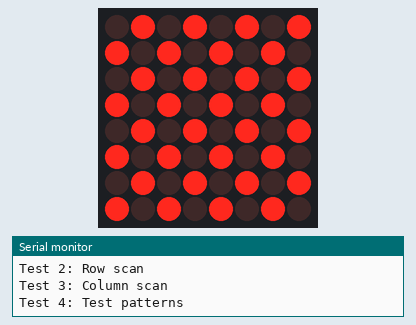
A sketch run on a simulated Arduino Uno, built with avr-gcc and run on an emulated ATmega328P. Parts: 8×8 LED matrix, the last lines printed to the serial monitor.

Above: at 9.6 s.
At 12.6 s:
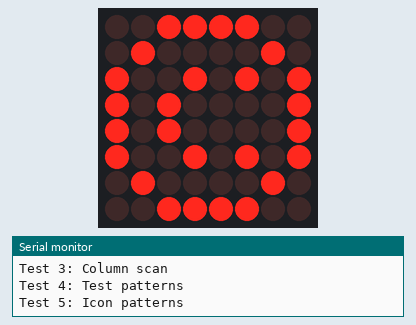
At 14.1 s:
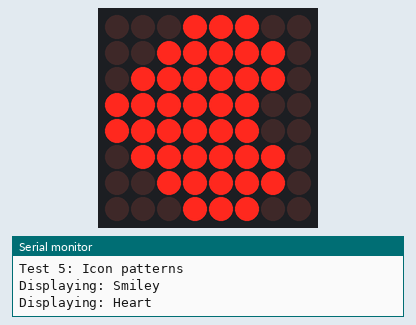
At 15.6 s:
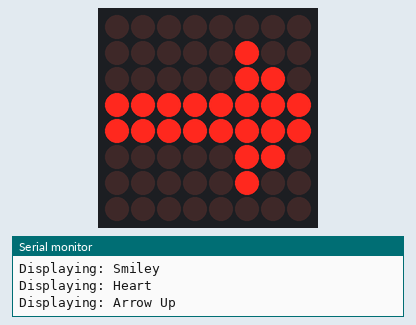
At 18.6 s:
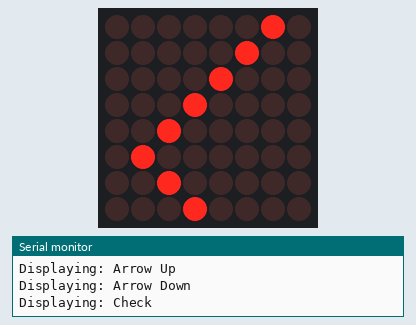
At 23.2 s:
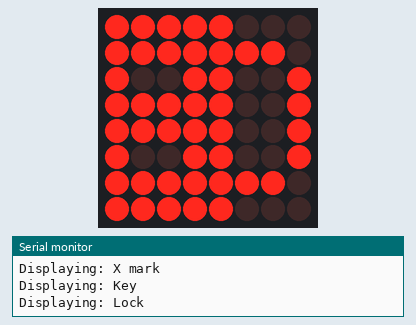

Measured:
- what the display in image 0 shows lasts 1.0 s, from 9.6 s to 10.6 s
- what the display in image 1 shows lasts 1.5 s, from 12.6 s to 14.1 s

The sketch:

test_dotmatrix.ino
```cpp
/*
 * TEST: MAX7219 Dot Matrix (8x8)
 *
 * Purpose: Verify dot matrix wiring and orientation
 *
 * Instructions:
 * 1. Upload this sketch
 * 2. Observe patterns on matrix
 * 3. Verify orientation is correct
 * 4. Adjust HARDWARE_TYPE if scrambled
 *
 * Expected Output:
 * Series of test patterns cycling on display
 */

#include <MD_MAX72xx.h>

// ⚠️ MATCH THESE TO YOUR pins.h
#define DOTMATRIX_DIN 11
#define DOTMATRIX_CLK 10
#define DOTMATRIX_CS 9

// ⚠️ TRY DIFFERENT HARDWARE TYPES IF DISPLAY IS SCRAMBLED
// Options: PAROLA_HW, GENERIC_HW, ICSTATION_HW, FC16_HW
#define HARDWARE_TYPE MD_MAX72XX::FC16_HW

#define MAX_DEVICES 1

MD_MAX72XX mx = MD_MAX72XX(HARDWARE_TYPE, DOTMATRIX_CS, MAX_DEVICES);

void setup() {
  Serial.begin(9600);
  Serial.println("=== DOT MATRIX TEST ===");

  mx.begin();
  mx.clear();

  // Test brightness levels
  Serial.println("Testing brightness levels...");
  for (int i = 0; i <= 15; i++) {
    mx.control(MD_MAX72XX::INTENSITY, i);
    mx.setPoint(3, 3, true);
    delay(100);
  }

  // Set medium brightness
  mx.control(MD_MAX72XX::INTENSITY, 8); // ⚠️ ADJUST: 0-15
  mx.clear();

  Serial.println("Starting pattern tests...");
  Serial.println("If display is scrambled, try different HARDWARE_TYPE");
  Serial.println();
}

void loop() {
  // Test 1: Single pixel walk
  Serial.println("Test 1: Pixel walk");
  mx.clear();
  for (int row = 0; row < 8; row++) {
    for (int col = 0; col < 8; col++) {
      mx.setPoint(row, col, true);
      delay(50);
      mx.setPoint(row, col, false);
    }
  }
  delay(500);

  // Test 2: Row scan
  Serial.println("Test 2: Row scan");
  mx.clear();
  for (int row = 0; row < 8; row++) {
    for (int col = 0; col < 8; col++) {
      mx.setPoint(row, col, true);
    }
    delay(200);
    mx.clear();
  }
  delay(500);

  // Test 3: Column scan
  Serial.println("Test 3: Column scan");
  mx.clear();
  for (int col = 0; col < 8; col++) {
    for (int row = 0; row < 8; row++) {
      mx.setPoint(row, col, true);
    }
    delay(200);
    mx.clear();
  }
  delay(500);

  // Test 4: Patterns
  Serial.println("Test 4: Test patterns");

  // Checkboard
  mx.clear();
  for (int row = 0; row < 8; row++) {
    for (int col = 0; col < 8; col++) {
      if ((row + col) % 2 == 0) {
        mx.setPoint(row, col, true);
      }
    }
  }
  delay(1000);

  // Border
  mx.clear();
  for (int i = 0; i < 8; i++) {
    mx.setPoint(0, i, true);
    mx.setPoint(7, i, true);
    mx.setPoint(i, 0, true);
    mx.setPoint(i, 7, true);
  }
  delay(1000);

  // X pattern
  mx.clear();
  for (int i = 0; i < 8; i++) {
    mx.setPoint(i, i, true);
    mx.setPoint(i, 7-i, true);
  }
  delay(1000);

  // Test 5: Icons (using setColumn)
  Serial.println("Test 5: Icon patterns");

  // Smiley face
  byte smiley[] = {0x3C, 0x42, 0xA5, 0x81, 0xA5, 0x99, 0x42, 0x3C};
  displayIcon(smiley, "Smiley");

  // Heart
  byte heart[] = {0x00, 0x66, 0xFF, 0xFF, 0xFF, 0x7E, 0x3C, 0x18};
  displayIcon(heart, "Heart");

  // Arrow up
  byte arrowUp[] = {0x18, 0x3C, 0x7E, 0x18, 0x18, 0x18, 0x18, 0x18};
  displayIcon(arrowUp, "Arrow Up");

  // Arrow down
  byte arrowDown[] = {0x18, 0x18, 0x18, 0x18, 0x18, 0x7E, 0x3C, 0x18};
  displayIcon(arrowDown, "Arrow Down");

  // Check mark
  byte check[] = {0x00, 0x01, 0x02, 0x04, 0x88, 0x50, 0x20, 0x00};
  displayIcon(check, "Check");

  // X mark
  byte xmark[] = {0x00, 0x82, 0x44, 0x28, 0x10, 0x28, 0x44, 0x82};
  displayIcon(xmark, "X mark");

  // Key icon
  byte key[] = {0x00, 0x3C, 0x42, 0x42, 0x7E, 0x18, 0x18, 0x00};
  displayIcon(key, "Key");

  // Lock icon
  byte lock[] = {0x3C, 0x42, 0x42, 0xFF, 0xFF, 0xDB, 0xDB, 0xFF};
  displayIcon(lock, "Lock");

  // Test 6: Scrolling text simulation
  Serial.println("Test 6: Horizontal scroll");
  for (int offset = 7; offset >= -8; offset--) {
    mx.clear();
    if (offset >= 0 && offset < 8) {
      for (int i = 0; i < 8; i++) {
        mx.setPoint(i, offset, true);
      }
    }
    delay(100);
  }

  Serial.println("=== ALL TESTS COMPLETE ===");
  Serial.println();
  delay(2000);
}

void displayIcon(byte pattern[], const char* name) {
  mx.clear();
  for (int i = 0; i < 8; i++) {
    mx.setColumn(i, pattern[i]);
  }
  Serial.print("Displaying: ");
  Serial.println(name);
  delay(1500);
}
```
